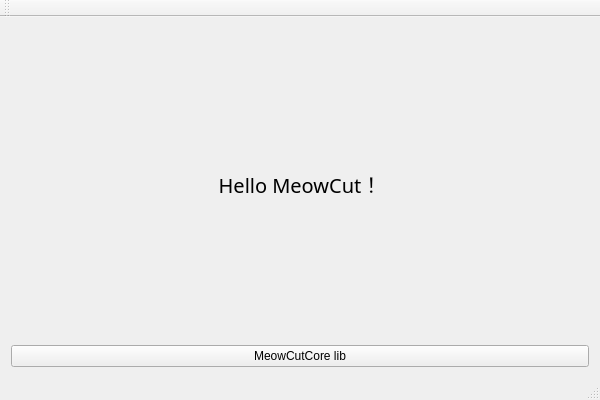
<?xml version="1.0" encoding="UTF-8"?>
<ui version="4.0">
 <class>MeowCutClass</class>
 <widget class="QMainWindow" name="MeowCutClass">
  <property name="geometry">
   <rect>
    <x>0</x>
    <y>0</y>
    <width>600</width>
    <height>400</height>
   </rect>
  </property>
  <property name="windowTitle">
   <string>MeowCut</string>
  </property>
  <widget class="QWidget" name="centralWidget">
   <layout class="QVBoxLayout" name="verticalLayout">
    <item>
     <widget class="QLabel" name="label">
      <property name="font">
       <font>
        <family>Microsoft YaHei</family>
        <pointsize>15</pointsize>
       </font>
      </property>
      <property name="text">
       <string>Hello MeowCut！</string>
      </property>
      <property name="alignment">
       <set>Qt::AlignCenter</set>
      </property>
     </widget>
    </item>
    <item>
     <widget class="QPushButton" name="pushButton">
      <property name="text">
       <string>MeowCutCore lib</string>
      </property>
     </widget>
    </item>
   </layout>
  </widget>
  <widget class="QMenuBar" name="menuBar">
   <property name="geometry">
    <rect>
     <x>0</x>
     <y>0</y>
     <width>600</width>
     <height>23</height>
    </rect>
   </property>
  </widget>
  <widget class="QToolBar" name="mainToolBar">
   <attribute name="toolBarArea">
    <enum>TopToolBarArea</enum>
   </attribute>
   <attribute name="toolBarBreak">
    <bool>false</bool>
   </attribute>
  </widget>
  <widget class="QStatusBar" name="statusBar"/>
 </widget>
 <layoutdefault spacing="6" margin="11"/>
 <resources>
  <include location="meowcut.qrc"/>
 </resources>
 <connections/>
</ui>
